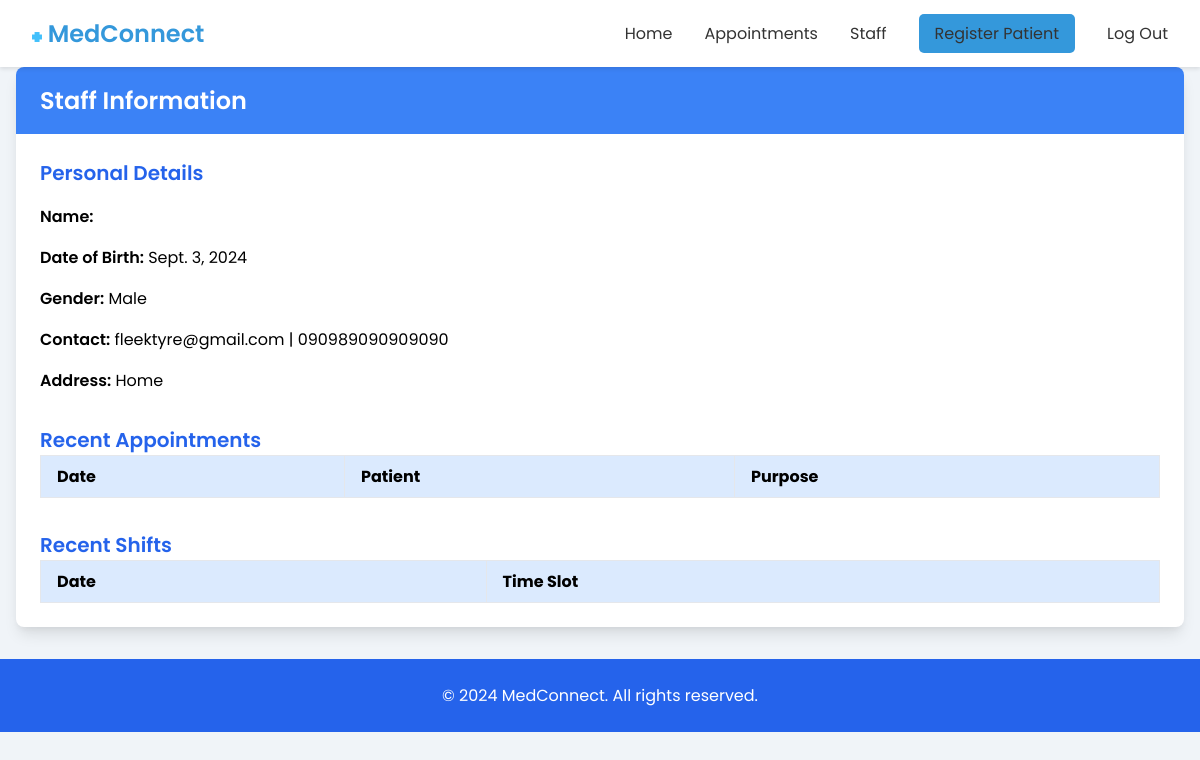
Page /staff_view/1/ (signed in) on the earlier database version.
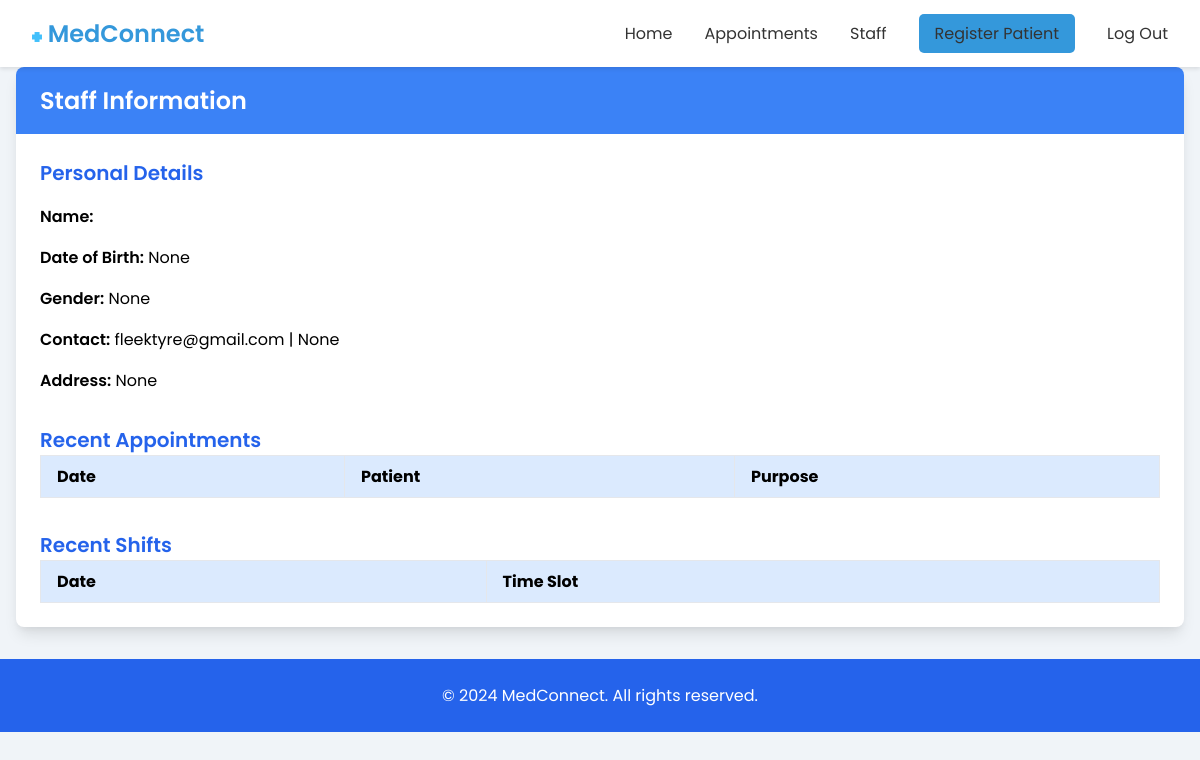
Same page on the later database version.
### medconnect_core/models.py (models this page shows, shortened)
class PatientProfile(models.Model):
    user = models.OneToOneField(User, on_delete=models.CASCADE,null=True)
    date_of_birth = models.DateField(blank=True, null=True)
    gender = models.CharField(max_length=10, choices=[('Male', 'Male'), ('Female', 'Female')], blank=True, null=True)
    blood_type = models.CharField(max_length=2, choices=[('AA', 'AA'), ('AS', 'AS'), ('SS', 'SS')], blank=True, null=True)
    phone_number = models.CharField(max_length=15, blank=True, null=True)
    address = models.TextField(blank=True, null=True)
    emergency_contact_name = models.CharField(max_length=100, blank=True, null=True)
    emergency_contact_number = models.CharField(max_length=15, blank=True, null=True)
    allergies = models.CharField(max_length=255, blank=True, null=True)
    medical_history = models.TextField(blank=True, null=True)
    current_medications = models.TextField(blank=True, null=True)
    insurance_provider = models.CharField(max_length=100, blank=True, null=True)
    insurance_policy_number = models.CharField(max_length=100, blank=True, null=True)
    additional_information = models.TextField(blank=True, null=True)
    next_of_kin = models.CharField(max_length=100, blank=True, null=True)
    marital_status = models.CharField(max_length=10, choices=[('Single', 'Single'), ('Married', 'Married'), ('Divorced', 'Divorced')], blank=True, null=True)
    occupation = models.CharField(max_length=100, blank=True, null=True)
    smoking_status = models.CharField(max_length=100, blank=True, null=True)
    alcohol_consumption = models.CharField(max_length=100, blank=True, null=True)
    is_staff=models.BooleanField(null=True,default=False)
    status= models.CharField(null=True, max_length=100,choices=[
        ('Patient', "Patient")  ,
          ('Doctor', "Doctor"),
          ('Admin', "Admin"),
        ('Nurse', "Nurse")
    ],default="Nurse", blank=True)

### medconnect_core/views.py (the view)
# urls.py: path("staff_view/<int:id>/", staff_view, name="staff_view"),
def staff_view (request,id):
    if request.user.is_authenticated:
        appointments = Appointment.objects.filter(doctor__user__id=id)
        shifts = Shift.objects.filter(staff__user__id=id)
        staff=PatientProfile.objects.get(user__id=id)
        return render(request, "core/staff_view.html", {"staff":staff,"shifts":shifts,'appointments':appointments})
    else:
        messages.success(request, "Please login first")
        return redirect("staff_login")

### medconnect_core/templates/core/staff_view.html (shortened to what this page needs)
<!DOCTYPE html>
<html lang="en">
<head>
</head>
<body>
    {% include "core/nav.html" %}
    <main class="container">
        <div class="card">
            <div class="card-header">
                <h2>Staff Information</h2>
            </div>
            <div class="card-body">
                <div class="grid">
                    <div class="space-y-4">
                        <h3>Personal Details</h3>
                        <p><span class="font-semibold">Name:</span> {{staff.user.first_name}} {{staff.user.last_name}}</p>
                        <p><span class="font-semibold">Date of Birth:</span> {{staff.date_of_birth}}</p>
                        <p><span class="font-semibold">Gender:</span> {{staff.gender}}</p>
                        <p><span class="font-semibold">Contact:</span> {{staff.user.email}} | {{staff.phone_number}}</p>
                        <p><span class="font-semibold">Address:</span> {{staff.address}}</p>
                    </div>
                </div>
                <div class="mt-8">
                    <h3>Recent Appointments</h3>
                    <div style="overflow-x: auto;">
                        <table>
                            <thead>
                                <tr>
                                    <th>Date</th>
                                    <th>Patient</th>
                                    <th>Purpose</th>
                                </tr>
                            </thead>
                        </table>
                    </div>
                </div>
                <div class="mt-8">
                    <h3>Recent Shifts</h3>
                    <div style="overflow-x: auto;">
                        <table>
                            <thead>
                                <tr>
                                    <th>Date</th>
                                    <th>Time Slot</th>
                                </tr>
                            </thead>
                        </table>
                    </div>
                </div>
            </div>
        </div>
    </main>
    <footer>
        <div class="container">
            <p>&copy; 2024 MedConnect. All rights reserved.</p>
        </div>
    </footer>
</body>
</html>

Differences in the rows shown:
changed PatientProfile "fleektyre@gmail.com": date_of_birth "Sept. 3, 2024" → "None"; gender "Male" → "None"; phone_number "090989090909090" → "None"; address "Home" → "None"
